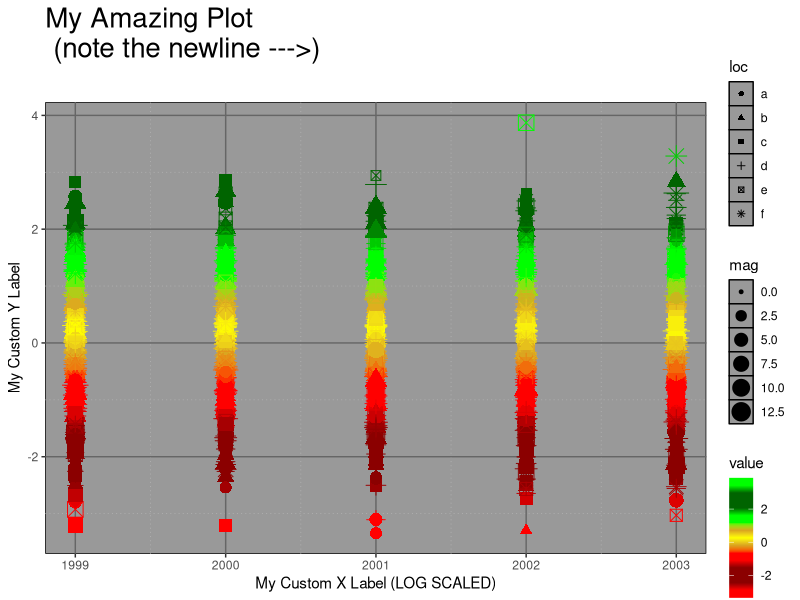
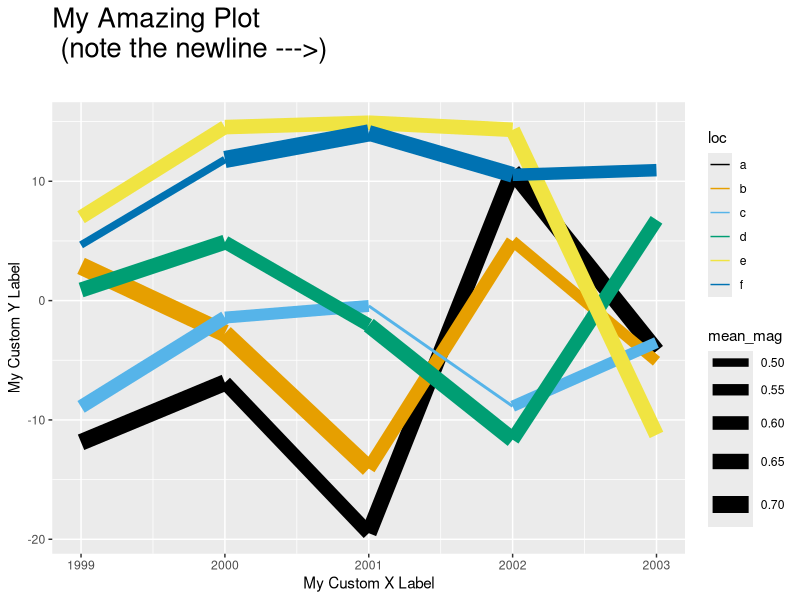

Source code (R) for these figures, in order:



library(data.table)
library(ggplot2)
# library(reshape2)

## set melt and dcast rather than use reshape 2
## it's faster and works roughly the same
melt <- data.table:::melt.data.table
dcast <- dcast.data.table

?scale_colour_brewer

N = 1e3

dat = data.table(
    loc = sample(letters[1:6], N, replace=T),
    year = rep(1999:2003, length.out=N),
    mag = rpois(N, lambda=5),
    x = 1:N,
    matrix(rnorm(N*10), N, 10))
dat

dm <- melt(
    data = dat[loc %in% letters[1:15]],
    id.vars = c("loc", "year", "mag"),
    measure.vars = c("V1", "V2", "V7"))
dm = as.data.table(dm)
dm

mycolors = c(
    'red','red','darkred','darkred','darkred','red','red',
    'goldenrod','yellow','goldenrod',
    'green','green','darkgreen','darkgreen','darkgreen','green','green')

ggplot(dm[value>.53 | value < .47]) +
    aes(x = year, 
        y = value, 
        size = mag, 
        shape = loc,
        colour = value) +
    geom_point()  +
    xlab("My Custom X Label (LOG SCALED)") +
    ylab("My Custom Y Label") +
    theme(plot.title = element_text(size = 20)) +
    labs(title='My Amazing Plot \n (note the newline --->)\n') +
    scale_colour_gradientn(colours = mycolors) +
    scale_x_log10() +
    theme(panel.background = element_rect(fill = "gray60", colour = "black")) +
    theme(panel.grid.major = element_line(colour = "gray40")) +
    theme(panel.grid.minor = element_line(colour = "gray70", linetype = "dotted"))

##==============================================================================
## Color blind friendly example
## http://www.cookbook-r.com/Graphs/Colors_%28ggplot2%29/
##==============================================================================

## The palette with grey:
# cbPalette <- c("#999999", "#E69F00", "#56B4E9", "#009E73", "#F0E442", "#0072B2", "#D55E00", "#CC79A7")

## The palette with black:
cbPalette <- c("#000000", "#E69F00", "#56B4E9", "#009E73", "#F0E442", "#0072B2", "#D55E00", "#CC79A7")

## To use for fills, add
# scale_fill_manual(values=cbPalette)

## To use for line and point colors, add
# scale_colour_manual(values=cbPalette)

ggplot(data = dm[value>.53 | value < .47,
                 list(sum = sum(value),
                      mean_mag = log(mean(mag))-1),
                 by = list(year,
                           loc)]) +
    aes(x = year,
        y = sum, 
        size = mean_mag, 
        colour = loc) +
    geom_line()  +
    xlab("My Custom X Label") +
    ylab("My Custom Y Label") +
    theme(plot.title = element_text(size = 20)) +
    labs(title='My Amazing Plot \n (note the newline --->)\n') +
    #scale_colour_gradientn(colours = mycolors) +
    scale_colour_manual(values=cbPalette )


